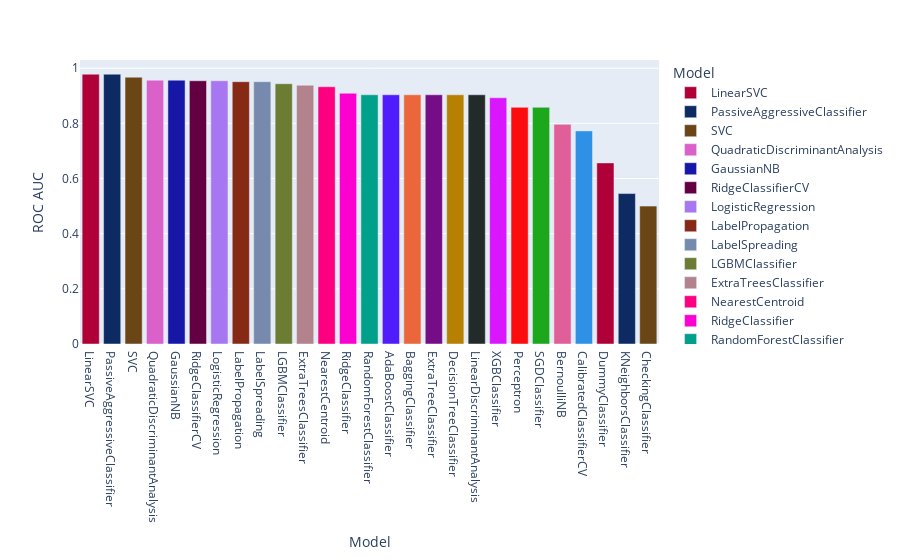

Notebook source saved alongside this figure:
### Code cell
fig = px.bar(models_smoteenn.reset_index(), x='Model', y='ROC AUC', color='Model', color_discrete_sequence=px.colors.qualitative.Dark24_r)
fig.show()

### Figure 1 — Plotly figure (JSON) as saved in the notebook; plotly's stock layout.template omitted (floating-point values rounded to 4 significant figures)
{"data": [{"alignmentgroup": "True", "hovertemplate": "Model=%{x}<br>ROC AUC=%{y}<extra></extra>", "legendgroup": "LinearSVC", "marker": {"color": "#AF0038"}, "name": "LinearSVC", "offsetgroup": "LinearSVC", "orientation": "v", "showlegend": true, "textposition": "auto", "type": "bar", "x": ["LinearSVC"], "xaxis": "x", "y": [0.9783], "yaxis": "y"}, {"alignmentgroup": "True", "hovertemplate": "Model=%{x}<br>ROC AUC=%{y}<extra></extra>", "legendgroup": "PassiveAggressiveClassifier", "marker": {"color": "#0D2A63"}, "name": "PassiveAggressiveClassifier", "offsetgroup": "PassiveAggressiveClassifier", "orientation": "v", "showlegend": true, "textposition": "auto", "type": "bar", "x": ["PassiveAggressiveClassifier"], "xaxis": "x", "y": [0.9783], "yaxis": "y"}, {"alignmentgroup": "True", "hovertemplate": "Model=%{x}<br>ROC AUC=%{y}<extra></extra>", "legendgroup": "SVC", "marker": {"color": "#6C4516"}, "name": "SVC", "offsetgroup": "SVC", "orientation": "v", "showlegend": true, "textposition": "auto", "type": "bar", "x": ["SVC"], "xaxis": "x", "y": [0.9674], "yaxis": "y"}, {"alignmentgroup": "True", "hovertemplate": "Model=%{x}<br>ROC AUC=%{y}<extra></extra>", "legendgroup": "QuadraticDiscriminantAnalysis", "marker": {"color": "#DA60CA"}, "name": "QuadraticDiscriminantAnalysis", "offsetgroup": "QuadraticDiscriminantAnalysis", "orientation": "v", "showlegend": true, "textposition": "auto", "type": "bar", "x": ["QuadraticDiscriminantAnalysis"], "xaxis": "x", "y": [0.9565], "yaxis": "y"}, {"alignmentgroup": "True", "hovertemplate": "Model=%{x}<br>ROC AUC=%{y}<extra></extra>", "legendgroup": "GaussianNB", "marker": {"color": "#1616A7"}, "name": "GaussianNB", "offsetgroup": "GaussianNB", "orientation": "v", "showlegend": true, "textposition": "auto", "type": "bar", "x": ["GaussianNB"], "xaxis": "x", "y": [0.9565], "yaxis": "y"}, {"alignmentgroup": "True", "hovertemplate": "Model=%{x}<br>ROC AUC=%{y}<extra></extra>", "legendgroup": "RidgeClassifierCV", "marker": {"color": "#620042"}, "name": "RidgeClassifierCV", "offsetgroup": "RidgeClassifierCV", "orientation": "v", "showlegend": true, "textposition": "auto", "type": "bar", "x": ["RidgeClassifierCV"], "xaxis": "x", "y": [0.9545], "yaxis": "y"}, {"alignmentgroup": "True", "hovertemplate": "Model=%{x}<br>ROC AUC=%{y}<extra></extra>", "legendgroup": "LogisticRegression", "marker": {"color": "#A777F1"}, "name": "LogisticRegression", "offsetgroup": "LogisticRegression", "orientation": "v", "showlegend": true, "textposition": "auto", "type": "bar", "x": ["LogisticRegression"], "xaxis": "x", "y": [0.9545], "yaxis": "y"}, {"alignmentgroup": "True", "hovertemplate": "Model=%{x}<br>ROC AUC=%{y}<extra></extra>", "legendgroup": "LabelPropagation", "marker": {"color": "#862A16"}, "name": "LabelPropagation", "offsetgroup": "LabelPropagation", "orientation": "v", "showlegend": true, "textposition": "auto", "type": "bar", "x": ["LabelPropagation"], "xaxis": "x", "y": [0.9511], "yaxis": "y"}, {"alignmentgroup": "True", "hovertemplate": "Model=%{x}<br>ROC AUC=%{y}<extra></extra>", "legendgroup": "LabelSpreading", "marker": {"color": "#778AAE"}, "name": "LabelSpreading", "offsetgroup": "LabelSpreading", "orientation": "v", "showlegend": true, "textposition": "auto", "type": "bar", "x": ["LabelSpreading"], "xaxis": "x", "y": [0.9511], "yaxis": "y"}, {"alignmentgroup": "True", "hovertemplate": "Model=%{x}<br>ROC AUC=%{y}<extra></extra>", "legendgroup": "LGBMClassifier", "marker": {"color": "#6C7C32"}, "name": "LGBMClassifier", "offsetgroup": "LGBMClassifier", "orientation": "v", "showlegend": true, "textposition": "auto", "type": "bar", "x": ["LGBMClassifier"], "xaxis": "x", "y": [0.9437], "yaxis": "y"}, {"alignmentgroup": "True", "hovertemplate": "Model=%{x}<br>ROC AUC=%{y}<extra></extra>", "legendgroup": "ExtraTreesClassifier", "marker": {"color": "#B2828D"}, "name": "ExtraTreesClassifier", "offsetgroup": "ExtraTreesClassifier", "orientation": "v", "showlegend": true, "textposition": "auto", "type": "bar", "x": ["ExtraTreesClassifier"], "xaxis": "x", "y": [0.9382], "yaxis": "y"}, {"alignmentgroup": "True", "hovertemplate": "Model=%{x}<br>ROC AUC=%{y}<extra></extra>", "legendgroup": "NearestCentroid", "marker": {"color": "#FC0080"}, "name": "NearestCentroid", "offsetgroup": "NearestCentroid", "orientation": "v", "showlegend": true, "textposition": "auto", "type": "bar", "x": ["NearestCentroid"], "xaxis": "x", "y": [0.9328], "yaxis": "y"}, {"alignmentgroup": "True", "hovertemplate": "Model=%{x}<br>ROC AUC=%{y}<extra></extra>", "legendgroup": "RidgeClassifier", "marker": {"color": "#FB00D1"}, "name": "RidgeClassifier", "offsetgroup": "RidgeClassifier", "orientation": "v", "showlegend": true, "textposition": "auto", "type": "bar", "x": ["RidgeClassifier"], "xaxis": "x", "y": [0.9091], "yaxis": "y"}, {"alignmentgroup": "True", "hovertemplate": "Model=%{x}<br>ROC AUC=%{y}<extra></extra>", "legendgroup": "RandomForestClassifier", "marker": {"color": "#00A08B"}, "name": "RandomForestClassifier", "offsetgroup": "RandomForestClassifier", "orientation": "v", "showlegend": true, "textposition": "auto", "type": "bar", "x": ["RandomForestClassifier"], "xaxis": "x", "y": [0.9037], "yaxis": "y"}, {"alignmentgroup": "True", "hovertemplate": "Model=%{x}<br>ROC AUC=%{y}<extra></extra>", "legendgroup": "AdaBoostClassifier", "marker": {"color": "#511CFB"}, "name": "AdaBoostClassifier", "offsetgroup": "AdaBoostClassifier", "orientation": "v", "showlegend": true, "textposition": "auto", "type": "bar", "x": ["AdaBoostClassifier"], "xaxis": "x", "y": [0.9037], "yaxis": "y"}, {"alignmentgroup": "True", "hovertemplate": "Model=%{x}<br>ROC AUC=%{y}<extra></extra>", "legendgroup": "BaggingClassifier", "marker": {"color": "#EB663B"}, "name": "BaggingClassifier", "offsetgroup": "BaggingClassifier", "orientation": "v", "showlegend": true, "textposition": "auto", "type": "bar", "x": ["BaggingClassifier"], "xaxis": "x", "y": [0.9037], "yaxis": "y"}, {"alignmentgroup": "True", "hovertemplate": "Model=%{x}<br>ROC AUC=%{y}<extra></extra>", "legendgroup": "ExtraTreeClassifier", "marker": {"color": "#750D86"}, "name": "ExtraTreeClassifier", "offsetgroup": "ExtraTreeClassifier", "orientation": "v", "showlegend": true, "textposition": "auto", "type": "bar", "x": ["ExtraTreeClassifier"], "xaxis": "x", "y": [0.9037], "yaxis": "y"}, {"alignmentgroup": "True", "hovertemplate": "Model=%{x}<br>ROC AUC=%{y}<extra></extra>", "legendgroup": "DecisionTreeClassifier", "marker": {"color": "#B68100"}, "name": "DecisionTreeClassifier", "offsetgroup": "DecisionTreeClassifier", "orientation": "v", "showlegend": true, "textposition": "auto", "type": "bar", "x": ["DecisionTreeClassifier"], "xaxis": "x", "y": [0.9037], "yaxis": "y"}, {"alignmentgroup": "True", "hovertemplate": "Model=%{x}<br>ROC AUC=%{y}<extra></extra>", "legendgroup": "LinearDiscriminantAnalysis", "marker": {"color": "#222A2A"}, "name": "LinearDiscriminantAnalysis", "offsetgroup": "LinearDiscriminantAnalysis", "orientation": "v", "showlegend": true, "textposition": "auto", "type": "bar", "x": ["LinearDiscriminantAnalysis"], "xaxis": "x", "y": [0.9037], "yaxis": "y"}, {"alignmentgroup": "True", "hovertemplate": "Model=%{x}<br>ROC AUC=%{y}<extra></extra>", "legendgroup": "XGBClassifier", "marker": {"color": "#DA16FF"}, "name": "XGBClassifier", "offsetgroup": "XGBClassifier", "orientation": "v", "showlegend": true, "textposition": "auto", "type": "bar", "x": ["XGBClassifier"], "xaxis": "x", "y": [0.8928], "yaxis": "y"}, {"alignmentgroup": "True", "hovertemplate": "Model=%{x}<br>ROC AUC=%{y}<extra></extra>", "legendgroup": "Perceptron", "marker": {"color": "#FB0D0D"}, "name": "Perceptron", "offsetgroup": "Perceptron", "orientation": "v", "showlegend": true, "textposition": "auto", "type": "bar", "x": ["Perceptron"], "xaxis": "x", "y": [0.8582], "yaxis": "y"}, {"alignmentgroup": "True", "hovertemplate": "Model=%{x}<br>ROC AUC=%{y}<extra></extra>", "legendgroup": "SGDClassifier", "marker": {"color": "#1CA71C"}, "name": "SGDClassifier", "offsetgroup": "SGDClassifier", "orientation": "v", "showlegend": true, "textposition": "auto", "type": "bar", "x": ["SGDClassifier"], "xaxis": "x", "y": [0.8582], "yaxis": "y"}, {"alignmentgroup": "True", "hovertemplate": "Model=%{x}<br>ROC AUC=%{y}<extra></extra>", "legendgroup": "BernoulliNB", "marker": {"color": "#E15F99"}, "name": "BernoulliNB", "offsetgroup": "BernoulliNB", "orientation": "v", "showlegend": true, "textposition": "auto", "type": "bar", "x": ["BernoulliNB"], "xaxis": "x", "y": [0.7964], "yaxis": "y"}, {"alignmentgroup": "True", "hovertemplate": "Model=%{x}<br>ROC AUC=%{y}<extra></extra>", "legendgroup": "CalibratedClassifierCV", "marker": {"color": "#2E91E5"}, "name": "CalibratedClassifierCV", "offsetgroup": "CalibratedClassifierCV", "orientation": "v", "showlegend": true, "textposition": "auto", "type": "bar", "x": ["CalibratedClassifierCV"], "xaxis": "x", "y": [0.7727], "yaxis": "y"}, {"alignmentgroup": "True", "hovertemplate": "Model=%{x}<br>ROC AUC=%{y}<extra></extra>", "legendgroup": "DummyClassifier", "marker": {"color": "#AF0038"}, "name": "DummyClassifier", "offsetgroup": "DummyClassifier", "orientation": "v", "showlegend": true, "textposition": "auto", "type": "bar", "x": ["DummyClassifier"], "xaxis": "x", "y": [0.6566], "yaxis": "y"}, {"alignmentgroup": "True", "hovertemplate": "Model=%{x}<br>ROC AUC=%{y}<extra></extra>", "legendgroup": "KNeighborsClassifier", "marker": {"color": "#0D2A63"}, "name": "KNeighborsClassifier", "offsetgroup": "KNeighborsClassifier", "orientation": "v", "showlegend": true, "textposition": "auto", "type": "bar", "x": ["KNeighborsClassifier"], "xaxis": "x", "y": [0.5455], "yaxis": "y"}, {"alignmentgroup": "True", "hovertemplate": "Model=%{x}<br>ROC AUC=%{y}<extra></extra>", "legendgroup": "CheckingClassifier", "marker": {"color": "#6C4516"}, "name": "CheckingClassifier", "offsetgroup": "CheckingClassifier", "orientation": "v", "showlegend": true, "textposition": "auto", "type": "bar", "x": ["CheckingClassifier"], "xaxis": "x", "y": [0.5], "yaxis": "y"}], "layout": {"barmode": "relative", "legend": {"title": {"text": "Model"}, "tracegroupgap": 0}, "margin": {"t": 60}, "xaxis": {"anchor": "y", "categoryarray": ["LinearSVC", "PassiveAggressiveClassifier", "SVC", "QuadraticDiscriminantAnalysis", "GaussianNB", "RidgeClassifierCV", "LogisticRegression", "LabelPropagation", "LabelSpreading", "LGBMClassifier", "ExtraTreesClassifier", "NearestCentroid", "RidgeClassifier", "RandomForestClassifier", "AdaBoostClassifier", "BaggingClassifier", "ExtraTreeClassifier", "DecisionTreeClassifier", "LinearDiscriminantAnalysis", "XGBClassifier", "Perceptron", "SGDClassifier", "BernoulliNB", "CalibratedClassifierCV", "DummyClassifier", "KNeighborsClassifier", "CheckingClassifier"], "categoryorder": "array", "domain": [0, 1], "title": {"text": "Model"}}, "yaxis": {"anchor": "x", "domain": [0, 1], "title": {"text": "ROC AUC"}}}}
